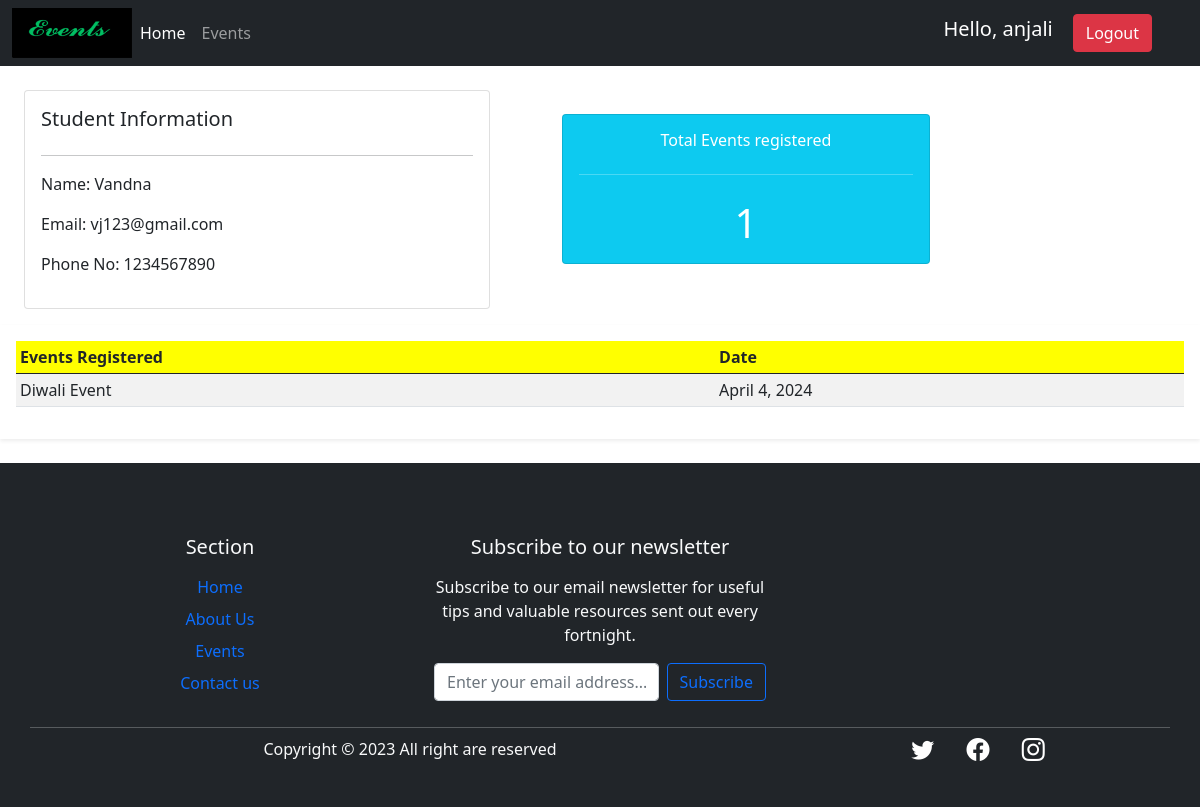
The page /student/1/ (signed in) on the database its author committed.
### Home_App/models.py (models this page shows, shortened)
class Student(models.Model):
    user=models.OneToOneField(User, null=True, blank=True, on_delete=models.CASCADE)
    name=models.CharField(null=True, max_length=200)
    phone=models.CharField(null=True, max_length=200)
    email=models.CharField(null=True, max_length=200)
    profile_pic=models.ImageField(default='static/images/profile_pic.profile_pic.jpg',upload_to='static/images',blank=True,null=True)
    date_created=models.DateField(null=True, auto_now_add=True)

class User_Registration(models.Model):
    name=models.ForeignKey(Student, null=True, on_delete=models.CASCADE)
    event_name=models.ForeignKey(Event, null=True, on_delete=models.CASCADE)
    course=models.CharField(max_length=100)
    semester=models.IntegerField()
    mobile_no=models.CharField(max_length=15, blank=True,null=True)
    email=models.CharField(max_length=122)
    date=models.DateField()

class Event(models.Model):
    image=models.ImageField(upload_to='static',blank=True,null=True)
    title=models.CharField(max_length=100)
    description=models.TextField()
    date=models.DateField()
    category=models.ManyToManyField(EventCategory)

### Home_App/decorators.py (the view)
        def wrapper_func(request,*args, **kwargs):
           group=None
           if request.user.groups.exists():
              group=request.user.groups.all()[0].name
           if group in allowed_roles:
              return view_func(request,*args, **kwargs)
           else:
            return HttpResponse('You are not authorized to view this page.')

### Home_App/views.py (called while the page is built)
@login_required(login_url='Login')
@allowed_users(allowed_roles=['admin'])
def student(request,student_id):
    student=get_object_or_404(Student,pk=student_id)
    event_registrations=User_Registration.objects.filter(name=student)
    event_registrations_count=User_Registration.objects.filter(name=student).count()
    context={'student':student,'event_registrations':event_registrations,'event_registrations_count':event_registrations_count}
    return render(request,'Dashboard/student.html',context)

### Template/Dashboard/student.html
{% extends 'Dashboard/navbar.html' %}
{% block body %}
<div class="row px-4">
    <div class="col-md-5 my-3 mt-4">
        <div class="card card-body">
            <h5>Student Information</h5>
            <hr>
            <p>Name: {{student.name}}</p>
            <p>Email: {{student.email}}</p>
            <p>Phone No: {{student.phone}}</p>
        </div>
    </div>
    <div class="col-md-4 mx-5 mt-5 mb-4">
        <a href="" class="text-decoration-none">
            <div class="card text-center text-white bg-info p-3">
                <h6> Total Events  registered </h6>
                <hr>
                <h1 class="mt-2 mb-0">{{event_registrations_count}}</h1>
            </div>
        </a>
    </div>
</div>
<div class="card-border-0 shadow-sm mb-4">
    <div class="card-body">
        <div class="table-responsive">
            <table class="table table-striped table-sm">
                <thead style="background-color: yellow;">
                    <tr>
                        <th scope="col"> Events Registered</th>
                        <th scope="col">Date</th>
                    </tr>
                </thead>
                <tbody>
                    {% for registration in event_registrations %}
                    <tr>
                        <td>{{registration.event_name.title}}</td>
                        <td>{{registration.date}}</td>
                    </tr>
                    {% endfor %}
                </tbody>
            </table>
        </div>
    </div>
</div>
{% endblock body %}

### Template/Dashboard/navbar.html (shortened to what this page needs)
<!doctype html>
<html lang="en">
<head>
  <link href="https://cdn.jsdelivr.net/npm/bootstrap@5.0.2/dist/css/bootstrap.min.css" rel="stylesheet"
>
  <link rel="stylesheet" href="https://cdn.jsdelivr.net/npm/bootstrap-icons@1.11.1/font/bootstrap-icons.css">
</head>
<body>
  <nav class="navbar navbar-expand-lg navbar-dark bg-dark sticky-top">
    <div class="container-fluid">
      <img src="/static/images/logo1.png" width="120" height="50" alt="...">
      <div class="collapse navbar-collapse" id="navbarSupportedContent">
        <ul class="navbar-nav me-auto mb-2 mb-lg-0">
          {% if request.user.is_staff %}
          <li class="nav-item">
            <a class="nav-link active" aria-current="page" href="/home">Home</a>
          </li>
          <li class="nav-item">
            <a class="nav-link" href="/event">Events</a>
          </li>
          {% endif %}
        </ul>
        <div class="d-flex">
          {% if request.user.isnot_authenticated %}
          <a href="/loginpage" type="submit" class="btn btn-primary shadow-none me-lg-3 me-3">Login</a>
          <a href="/register" type="submit" class="btn btn-primary shadow-none me-lg-3 me-3" >Register</a>
          {% else %}
          <span class="hello-msg">Hello, {{request.user}} </span>
          <span class="hello-msg"><a href="/logout" type="submit" class="btn btn-danger shadow-none me-lg-3 me-3">Logout</a></span>
          {% endif %}
        </div>
      </div>
    </div>
  </nav>
  {% block body %}{% endblock body %}
  {% block footer %}
  <footer class="bg-dark text-light text-center mt-4 pt-5 pb-4">
    <div class="container text-center text-md-left ">
      <div class="row text-center text-md-left">
        <div class="col-lg-4 p-4">
          <h5 class="mb-3"> Section</h5>
          <a href="#" class="d-inline-block mb-2 text-decoration-none">Home</a><br>
          <a href="#" class="d-inline-block mb-2 text-decoration-none">About Us</a><br>
          <a href="#" class="d-inline-block mb-2 text-decoration-none">Events</a><br>
          <a href="#" class="d-inline-block mb-2 text-decoration-none">Contact us</a><br>
        </div>
        <div class="col-lg-4 p-4">
          <h5 class="mb-3">Subscribe to our newsletter</h5>
          <p>Subscribe to our email newsletter for useful tips and valuable resources sent out every fortnight.</p>
          <form class="d-flex">
            <input class="form-control me-2" type="text" placeholder="Enter your email address..." aria-label="Search">
            <button class="btn btn-outline-primary" type="submit">Subscribe</button>
          </form>
        </div>
        <hr class="mb-1 ">
        <div>
          <div class="row align-items-center">
            <div class="col-md-7 col-lg-8">
              <p>Copyright © 2023 All right are reserved
              </p>
            </div>
            <div class="col-md-5 col-lg-4">
              <div class="text-center text-md-right">
                <ul class=" list-unstyled list-inline">
                  <li class="list-inline-item">
                    <a href="#" class="btn-floating btn-sm text-white" style="font-size: 23px;"><i
                        class="bi bi-twitter me-1"></i></a>
                  </li>
                  <li class="list-inline-item">
                    <a href="#" class="btn-floating btn-sm text-white" style="font-size: 23px;"><i
                        class="bi bi-facebook me-1"></i></a>
                  </li>
                  <li class="list-inline-item">
                    <a href="#" class="btn-floating btn-sm text-white" style="font-size: 23px;"><i
                        class="bi bi-instagram me-1"></i></a>
                  </li>
                </ul>
              </div>
            </div>
          </div>
        </div>
      </div>
    </div>
  </footer>
  {% endblock footer %}
</body>
</html>

### Template/Dashboard/navbar.html (style rules this page uses)
.hello-msg { font-size: 20px; color: #fff; margin-right: 20px; }

### rows shown on the page
Student: name "Vandna", email "vj123@gmail.com", phone "1234567890"
User_Registration: event_name "Diwali Event", date "April 4, 2024"

### other values the page prints
{{ request.user }} "anjali"
{{ event_registrations_count }} "1"
